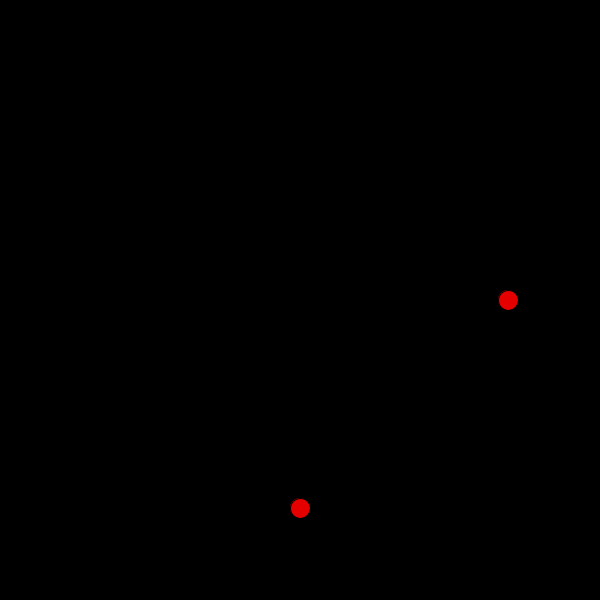
Frame 1 (no input)
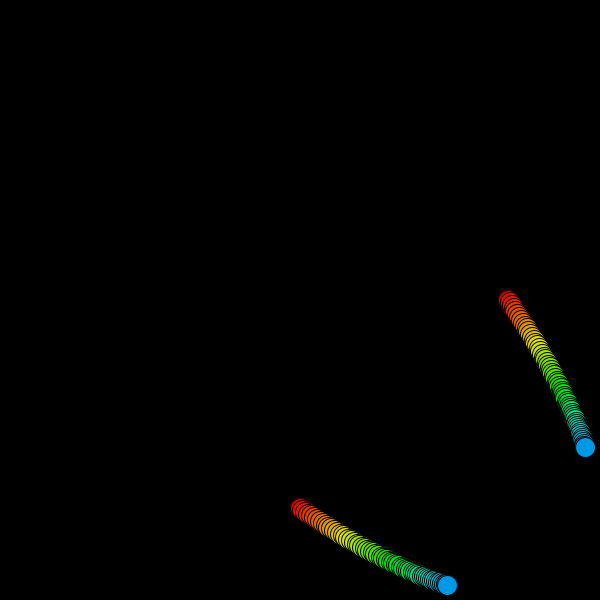
Frame 60 (the mouse pressed at the canvas centre just before this capture)
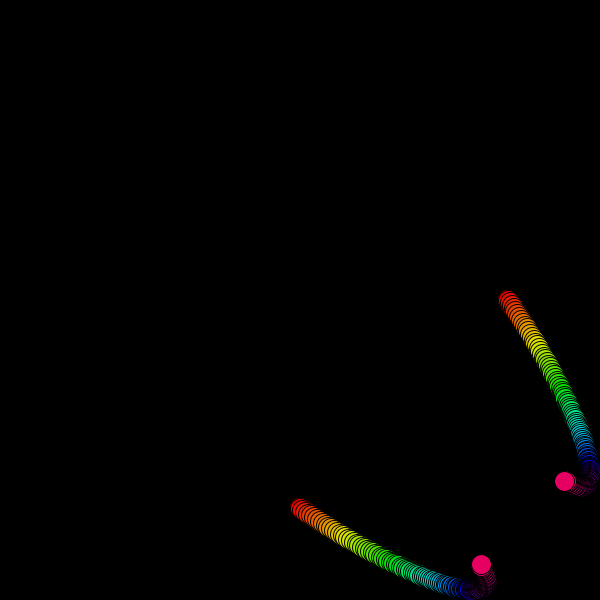
Frame 120 (the mouse held since frame 60 and released just before this capture)

The Processing sketch that drew these frames (run headless with seeded random() and noise(); from frame 60 on, the mouse is pressed at the canvas centre):

// Processing sketch: processing_133183
// ── processing_133183.pde

float a = 0;

void setup() {
  size(600, 600);
  background(0);
  colorMode(HSB, 100);
}

void draw() {
  fill(0,0,0,0);
  rect(0,0,width,height);
  
  fill(abs(sin(a)*100),100,90);
  float x = map(sin(a)*cos(a*.7), -1, 1, 10, width-10);
  float y = map(sin(a+.8), -1, 1, 10, height-10);

  ellipse(x,y,20,20); 
  ellipse(y,x,20,20); 
  a += .01;
}
